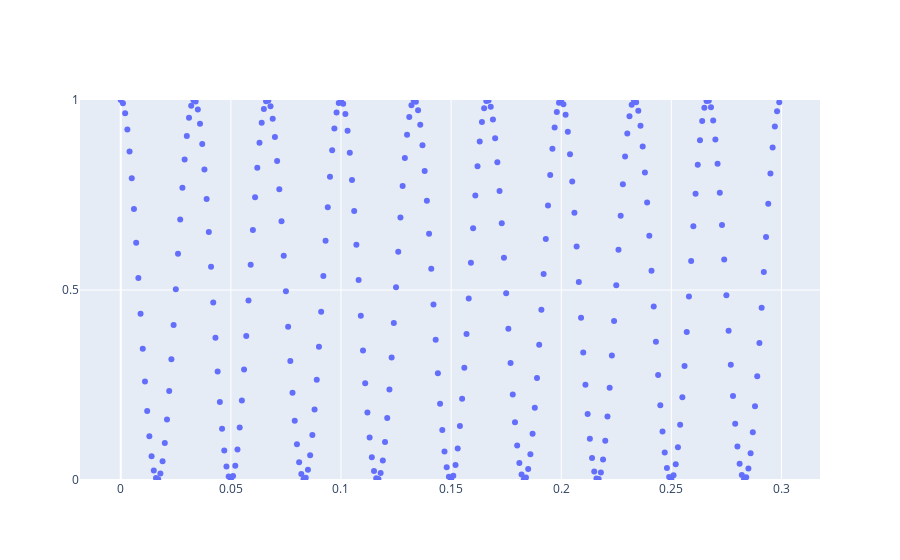

Here is the notebook cell this chart was saved with:
### Code cell
fig = go.Figure()

fig.add_trace(go.Scatter(x=nddata[:, 0], y=nddata[:, 1], mode='markers'))

fig.update_yaxes(
    range=[0, 1.0],
    dtick=0.5,
)


fig.show()

### Figure 1 — Plotly figure (JSON) as saved in the notebook; plotly's stock layout.template omitted (floating-point values rounded to 4 significant figures; data arrays with more than 128 entries replaced by an {"elided": "..."} marker saying what was removed)
{"data": [{"mode": "markers", "type": "scatter", "x": {"elided": "300 float values"}, "y": {"elided": "300 float values"}}], "layout": {"yaxis": {"dtick": 0.5, "range": [0, 1]}}}
